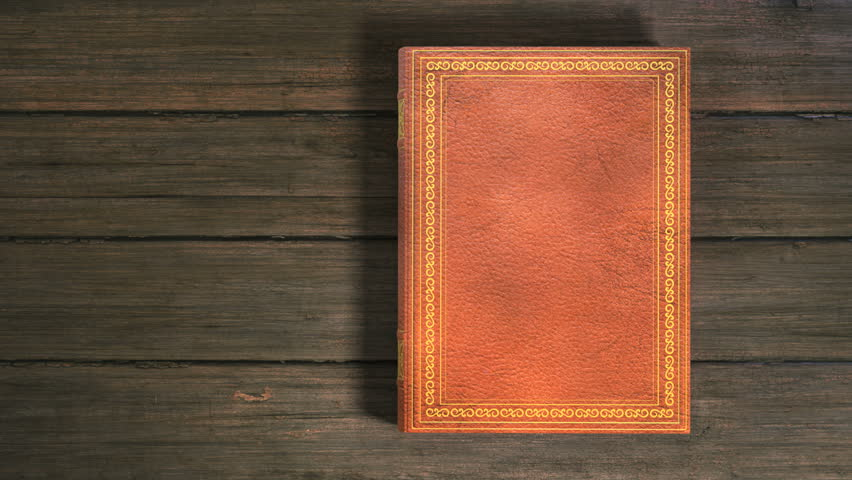
//> input picture test_data/auto_crop/6.jpg, 852 x 480 px
$ ./thinZhangSuen_sample ../../test_data/auto_crop/6.jpg out.png   (built with g++ and OpenCV 4)
//> lines starting //> are read from the running program, lines starting //| are printed output that depends on the picture
//> further down, inputImage is the input picture: 480 rows x 852 cols, CV_8UC3; mean B, G, R 57.7, 78.6, 111.3
### src/thinning/thinZhangSuen.h
#ifndef PRLIB_thinZhangSuen_h
#define PRLIB_thinZhangSuen_h

#include <opencv2/core/core.hpp>

namespace prl
{

/**
 * @brief Code for thinning a binary image using Zhang-Suen algorithm.
 *
 * @param inputImage Image for processing with range = [0;255].
 * @param outputImage Resulting image.
 *
 */
void thinZhangSuen(cv::Mat& inputImage, cv::Mat& outputImage);
}
#endif // PRLIB_thinZhangSuen_h

### src/thinning/thinZhangSuen.cpp
#include "thinZhangSuen.h"

#include <opencv2/imgproc/imgproc.hpp>
#include <opencv2/highgui/highgui.hpp>

#include <stdexcept>


/**
* @brief Perform one thinning iteration.
*
* @param  im    Binary image with range = 0-1
* @param  iter  0=even, 1=odd
*/
void thinZhangSuenIteration(cv::Mat& imageUnderProcessing, int iteration)
{
    cv::Mat marker = cv::Mat::zeros(imageUnderProcessing.size(), CV_8UC1);

    uchar* inputData = imageUnderProcessing.data;
    uchar* markerData = marker.data;

    for (int i = 1; i < imageUnderProcessing.rows - 1; ++i)
    {
        for (int j = 1; j < imageUnderProcessing.cols - 1; ++j)
        {
            uchar& marker_p1 = markerData[i * imageUnderProcessing.cols + j];

            uchar p2 = inputData[(i - 1) * imageUnderProcessing.cols + (j - 0)];
            uchar p3 = inputData[(i - 1) * imageUnderProcessing.cols + (j + 1)];
            uchar p4 = inputData[(i - 0) * imageUnderProcessing.cols + (j + 1)];
            uchar p5 = inputData[(i + 1) * imageUnderProcessing.cols + (j + 1)];
            uchar p6 = inputData[(i + 1) * imageUnderProcessing.cols + (j - 0)];
            uchar p7 = inputData[(i + 1) * imageUnderProcessing.cols + (j - 1)];
            uchar p8 = inputData[(i - 0) * imageUnderProcessing.cols + (j - 1)];
            uchar p9 = inputData[(i - 1) * imageUnderProcessing.cols + (j - 1)];

            int A = (p2 == 0 && p3 == 1) + (p3 == 0 && p4 == 1) +
                    (p4 == 0 && p5 == 1) + (p5 == 0 && p6 == 1) +
                    (p6 == 0 && p7 == 1) + (p7 == 0 && p8 == 1) +
                    (p8 == 0 && p9 == 1) + (p9 == 0 && p2 == 1);

            int B = p2 + p3 + p4 + p5 + p6 + p7 + p8 + p9;

            int m1 = iteration == 0 ? (p2 * p4 * p6) : (p2 * p4 * p8);
            int m2 = iteration == 0 ? (p4 * p6 * p8) : (p2 * p6 * p8);

            if (A == 1 && (B >= 2 && B <= 6) && m1 == 0 && m2 == 0)
            {
                marker_p1 = 1;
            }
        }
    }

    imageUnderProcessing &= ~marker;
}

void prl::thinZhangSuen(cv::Mat& inputImage, cv::Mat& outputImage)
{
    if (inputImage.empty())
    {
        throw std::invalid_argument("Input image for thinning is empty");
    }
    // we work with color images
    if (inputImage.type() != CV_8UC3 && inputImage.type() != CV_8UC1)
    {
        throw std::invalid_argument("Invalid type of image for thinning (required 8 or 24 bits per pixel)");
    }

    cv::Mat imageUnderProcess;

    if (inputImage.data == outputImage.data)
    {
        imageUnderProcess = inputImage;
    }
    else
    {
        imageUnderProcess = inputImage.clone();
    }

    if (imageUnderProcess.channels() == 3)
    {
        cv::cvtColor(imageUnderProcess, imageUnderProcess, cv::COLOR_BGR2GRAY);
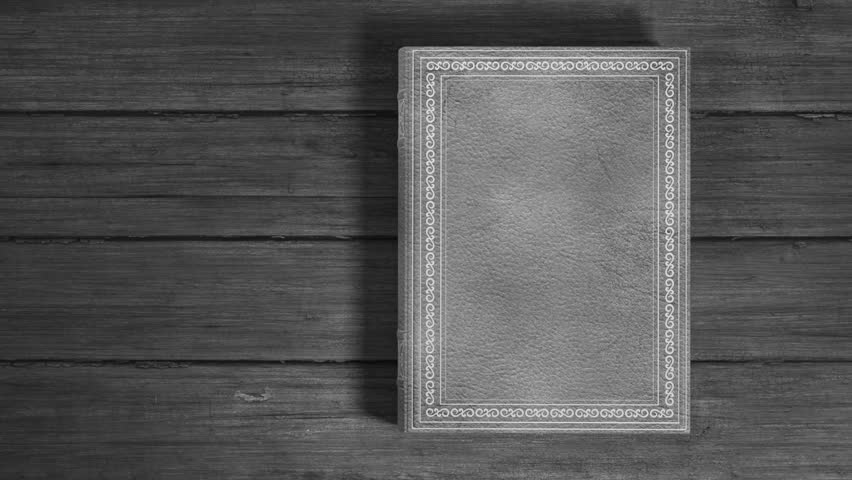
//> imageUnderProcess: 480 rows x 852 cols, CV_8UC1; min 8, max 232, mean 86
    }

    imageUnderProcess &= 1;
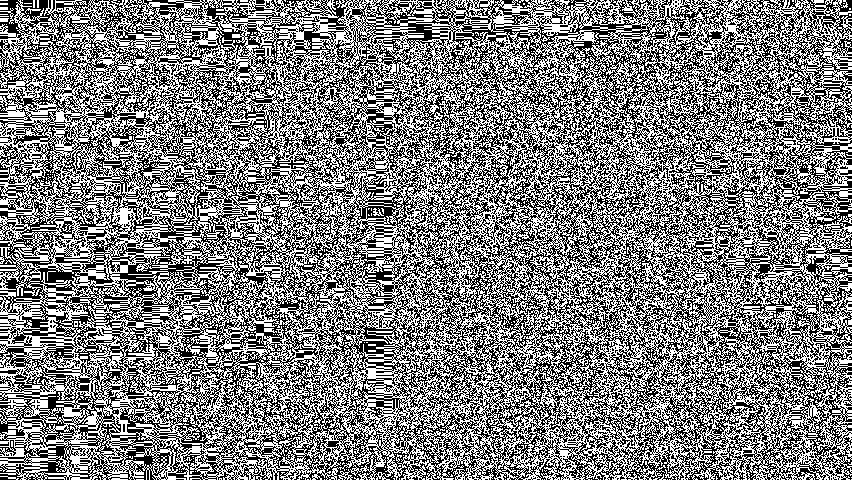
//> imageUnderProcess: 480 rows x 852 cols, CV_8UC1; values 0 (black) and 1 (white), 49.9% white in thin lines or dots

    cv::Mat prev = cv::Mat::zeros(imageUnderProcess.size(), CV_8UC1);
    cv::Mat diff;

    do
    {
        thinZhangSuenIteration(imageUnderProcess, 0);
        thinZhangSuenIteration(imageUnderProcess, 1);

        cv::absdiff(imageUnderProcess, prev, diff);
        imageUnderProcess.copyTo(prev);
    }
    while (cv::countNonZero(diff) > 0);
//> this loop made 6 passes
//> pass 1, in thinZhangSuenIteration, `imageUnderProcessing &= ~marker;`:
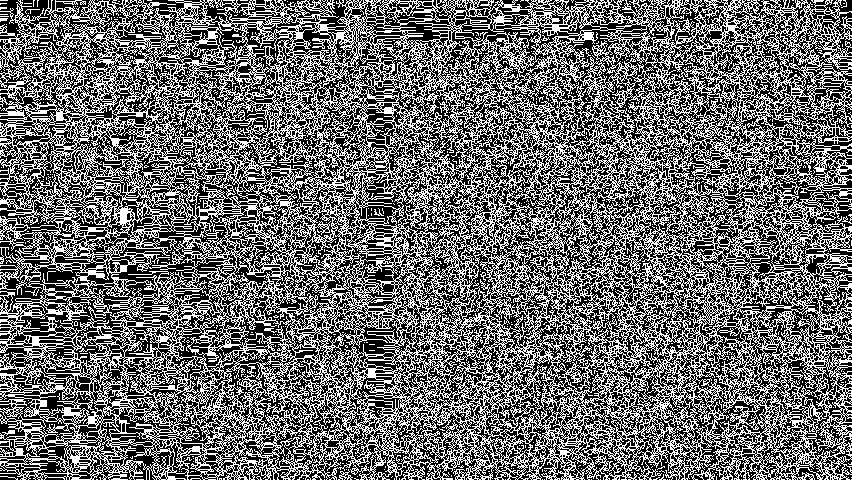
//> imageUnderProcessing: 480 rows x 852 cols, CV_8UC1; values 0 (black) and 1 (white), 42.3% white in thin lines or dots
//> pass 1, in thinZhangSuenIteration (call 2), `imageUnderProcessing &= ~marker;`:
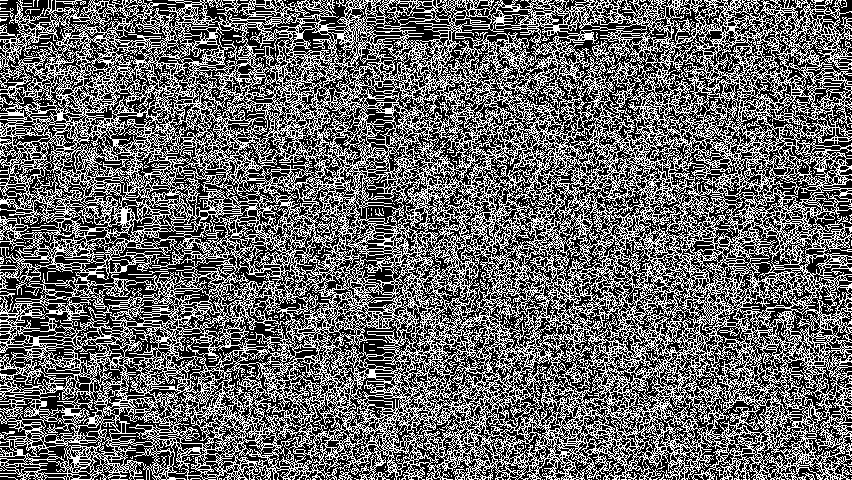
//> imageUnderProcessing: 480 rows x 852 cols, CV_8UC1; values 0 (black) and 1 (white), 40.5% white in thin lines or dots
//> pass 2, in thinZhangSuenIteration (call 3), `imageUnderProcessing &= ~marker;`:
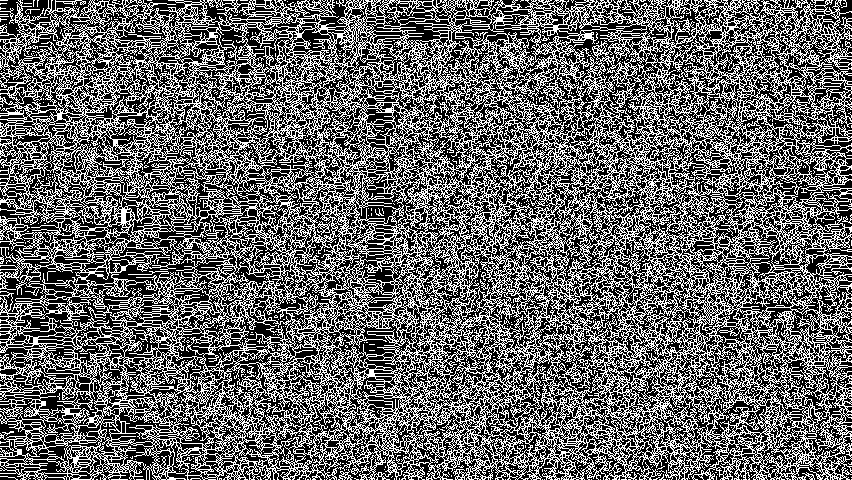
//> imageUnderProcessing: 480 rows x 852 cols, CV_8UC1; values 0 (black) and 1 (white), 40.1% white in thin lines or dots
//> pass 2, in thinZhangSuenIteration (call 4), `imageUnderProcessing &= ~marker;`:
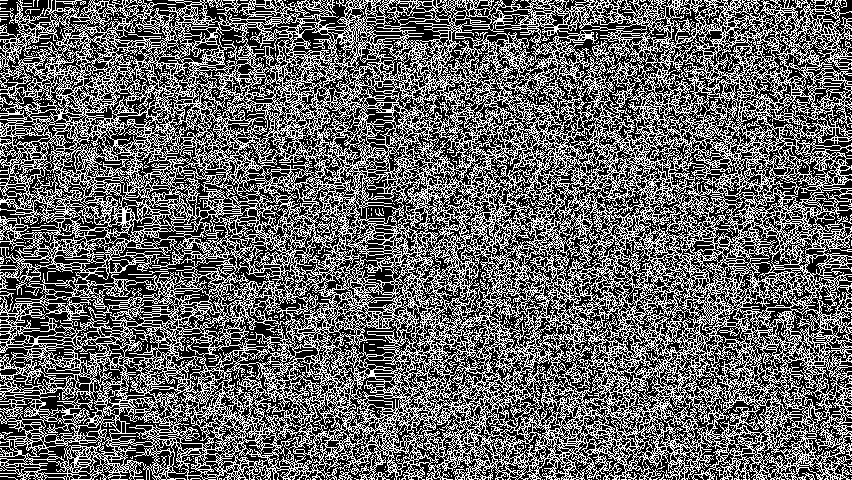
//> imageUnderProcessing: 480 rows x 852 cols, CV_8UC1; values 0 (black) and 1 (white), 40% white in thin lines or dots
//> after the loop:
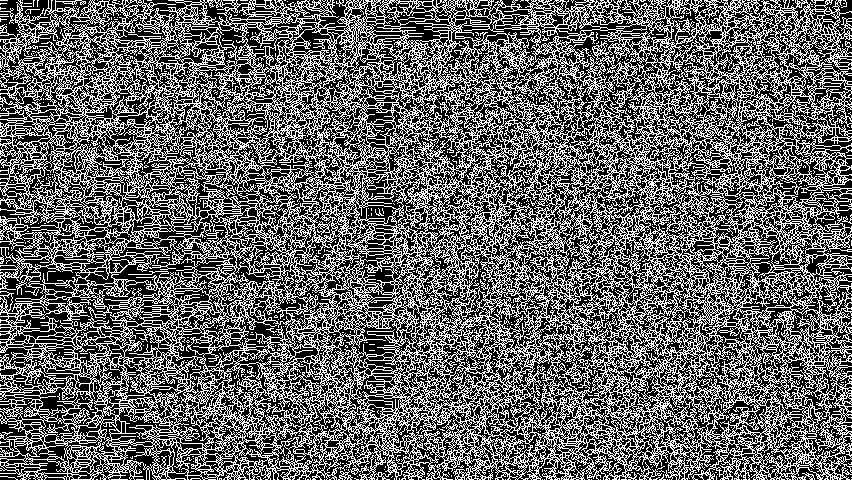
//> imageUnderProcess: 480 rows x 852 cols, CV_8UC1; values 0 (black) and 1 (white), 39.9% white in thin lines or dots
//> after the loop: diff: 480 rows x 852 cols, CV_8UC1; every value is 0

    if (inputImage.data == outputImage.data)
    {
        imageUnderProcess *= 255;
    }
    else
    {
        outputImage = imageUnderProcess * 255;
//> outputImage: 480 rows x 852 cols, CV_8UC1; 39.9% white in thin lines or dots
    }
}

### samples/thinning/thinZhangSuen_sample.cpp
// [23 lines of licence text are left out]

#include "thinning/thinZhangSuen.h"

#include <opencv2/core/core.hpp>
#include <opencv2/highgui/highgui.hpp>

#include <stdexcept>
#include <string>

int main(int argc, char**argv)
{
    const std::string inputImageFilename = argv[1];
    const std::string outputImageFilename = argv[2];

    if (inputImageFilename.empty())
    {
        throw std::invalid_argument("Input image filename is empty.");
    }

    if (outputImageFilename.empty())
    {
        throw std::invalid_argument("Output image file name is empty.");
    }

    cv::Mat inputImage = cv::imread(inputImageFilename);
    cv::Mat outputImage;

    prl::thinZhangSuen(inputImage, outputImage);

    cv::imwrite(outputImageFilename, outputImage);
}

$ run again, on test_data/auto_crop/IMG_8135.JPG
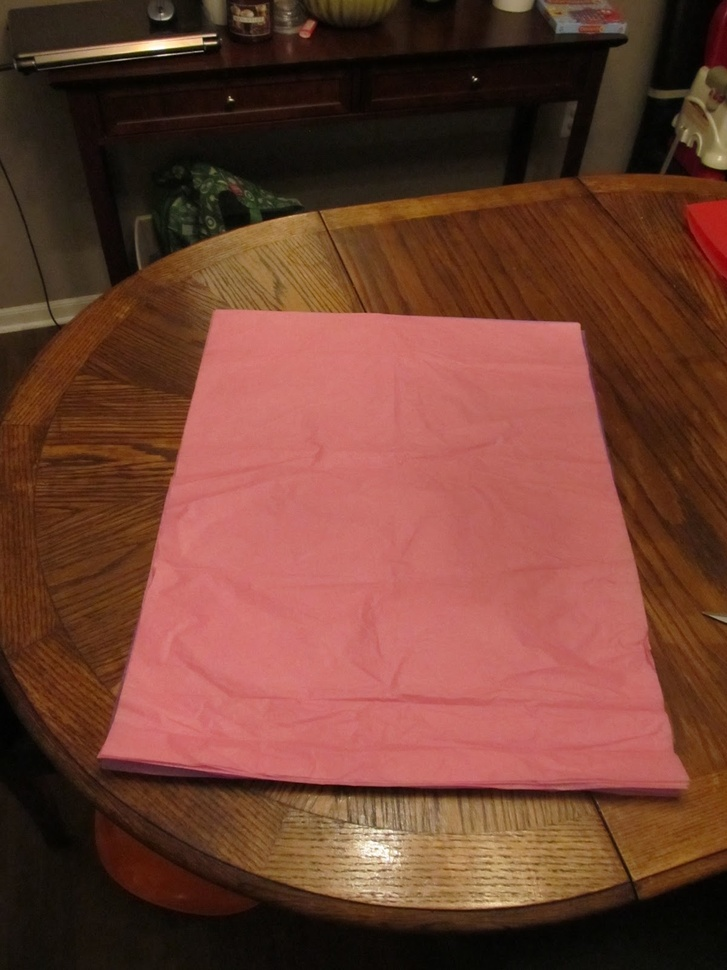
//> input picture test_data/auto_crop/IMG_8135.JPG, 727 x 970 px, shrunk from 1200 x 1600 before the run
//> inputImage is the input picture: 970 rows x 727 cols, CV_8UC3; mean B, G, R 49.9, 64.4, 112
//> in thinZhangSuen, `imageUnderProcess &= 1;`:
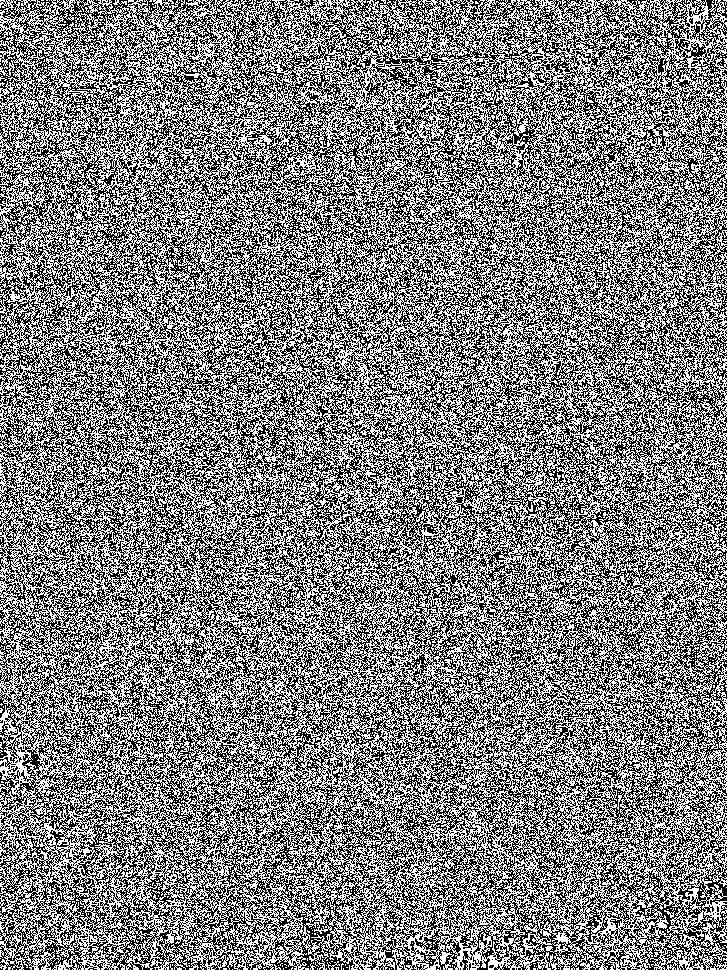
//> imageUnderProcess: 970 rows x 727 cols, CV_8UC1; values 0 (black) and 1 (white), 50% white; black in thin lines or dots
//> after the loop in thinZhangSuen, `do`:
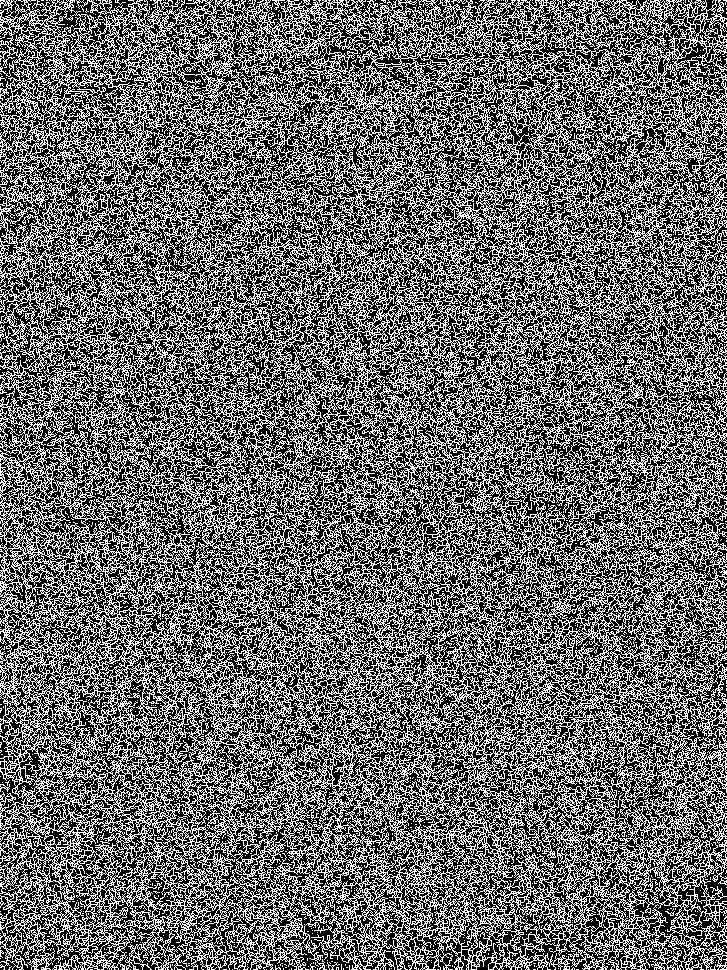
//> imageUnderProcess: 970 rows x 727 cols, CV_8UC1; values 0 (black) and 1 (white), 41.5% white in thin lines or dots
//> outputImage: 970 rows x 727 cols, CV_8UC1; 41.5% white in thin lines or dots
